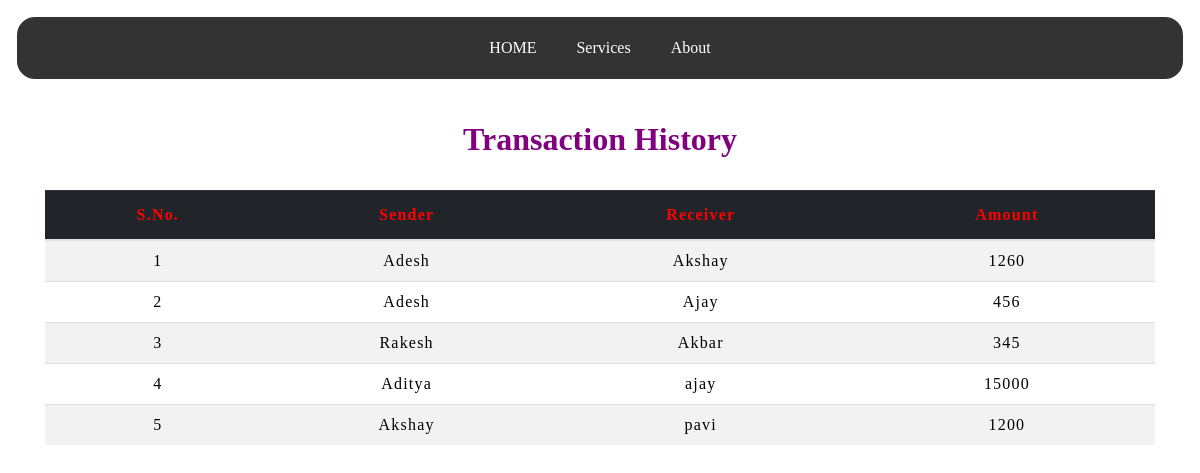
The page /transactionhistory.php on the database its author committed.
### tables this page shows
CREATE TABLE `transaction` (
  `sno` int(3) NOT NULL,
  `sender` text NOT NULL,
  `receiver` text NOT NULL,
  `balance` int(8) NOT NULL,
  `datetime` datetime NOT NULL DEFAULT current_timestamp()
);

### transactionhistory.php (the view, shortened to what this page needs)
<!doctype html>
<html lang="en">
<head>
    <link rel="stylesheet" type="text/css" href="./css/table.css">
</head>
<body>
    <?php
    include 'navbar.php';
    ?>
    <div class="container">
        <h2 class="text-center pt-4" style="color : purple; font-weight : 600;">Transaction History</h2>
       <br>
       <div class="table-responsive-sm">
        <table class="table table-hover table-striped">
            <thead style="color : red;" class="table-dark">
                <tr>
                    <th class="text-center">S.No.</th>
                    <th class="text-center">Sender</th>
                    <th class="text-center">Receiver</th>
                    <th class="text-center">Amount</th>
                </tr>
            </thead>
        <tbody>
        <?php
            include 'config.php';
            $sql ="SELECT * FROM transaction";
            $query =mysqli_query($conn, $sql);
            while($rows = mysqli_fetch_assoc($query))
            {
                ?>
                <tr style="color : black;">
                <td class="py-2"><?php echo $rows['sno']; ?></td>
                <td class="py-2"><?php echo $rows['sender']; ?></td>
                <td class="py-2"><?php echo $rows['receiver']; ?></td>
                <td class="py-2"><?php echo $rows['balance']; ?> </td>
                <?php
            }
        ?>
        </tbody>
        </table>
    </div>
    </div>
</body>
</html>

### navbar.php (shortened to what this page needs)
<!DOCTYPE html>
<html>
  <head>
    <link rel="stylesheet" href="https://maxcdn.bootstrapcdn.com/bootstrap/4.0.0/css/bootstrap.min.css">
  </head>
<body>
<div class="navbar">
  <a href="index.php">HOME</a>
  <a href="index.php#services">Services</a>
  <a href="index.php#about">About</a>
</div>
</body>
</html>

### css/table.css (style rules this page uses)
* { padding: 0; margin: 0; box-sizing: border-box; font-family: Nunito Sans ; }
h2 { font-size: 40px; }
table { letter-spacing: 1.2px; }
td { text-align: center; }

### transactionhistory.php (style rules this page uses)
body { background-image:url("./img/back pink.jpg"); background-repeat:no-repeat; background-size:100%; }

### navbar.php (style rules this page uses)
.navbar { display: flex; background-color: #333; justify-content: center; border-radius: 18px; margin: 17px; }
.navbar a { color: white; padding: 11px 20px; text-decoration: none; text-align: center; }

### rows shown on the page
transaction: sno "1", sender "Adesh", receiver "Akshay", balance "1260"
transaction: sno "2", sender "Adesh", receiver "Ajay", balance "456"
transaction: sno "3", sender "Rakesh", receiver "Akbar", balance "345"
transaction: sno "4", sender "Aditya", receiver "ajay", balance "15000"
transaction: sno "5", sender "Akshay", receiver "pavi", balance "1200"
